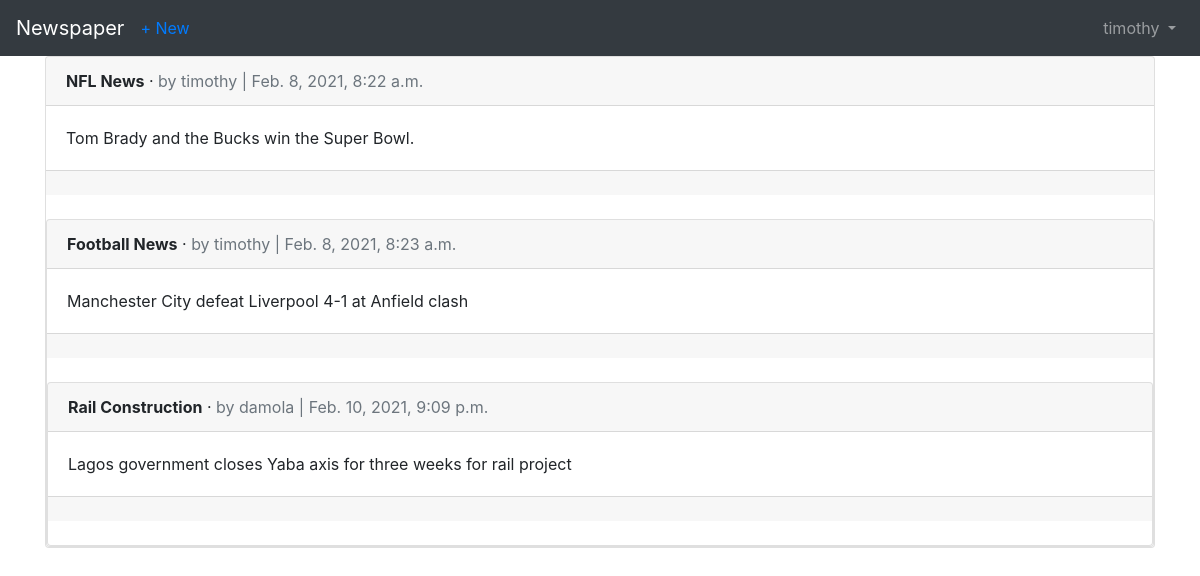
/articles/articles/ (signed in), run on the app's committed database.
### users/models.py (models this page shows)
class CustomUser(AbstractUser):
	age = models.PositiveIntegerField(null=True, blank=True)

### articles/models.py (models this page shows, shortened)
class Article(models.Model):
	title = models.CharField(max_length=255)
	body = models.TextField()
	date = models.DateTimeField(auto_now_add=True)
	author = models.ForeignKey(
		get_user_model(),
		on_delete=models.CASCADE,
		related_name = 'comments',
	)

### articles/views.py (the view)
# urls.py: path('articles/', ArticleListAllView.as_view(), name='article_list_all'),
class ArticleListAllView(LoginRequiredMixin, ListView):
    model = Article
    template_name = 'article_list_all.html'
    login_url = 'login'

### templates/article_list_all.html (shortened to what this page needs)
{% extends 'base.html' %}
{% block content %}
{% for article in object_list %}
<div class="card">
    <div class="card-header">
        <span class="font-weight-bold">{{ article.title }}</span> &middot;
        <span class="text-muted">by {{ article.author }} |
            {{ article.date }}</span>
    </div>
    <div class="card-body">
        {{ article.body }}
    </div>
    <div class="card-footer">
    </div>
    <br />
    {% endfor %}
    {% endblock content %}

### templates/base.html (shortened to what this page needs)
<!DOCTYPE html>
<html>
<head>
  <link rel="stylesheet" href="https://stackpath.bootstrapcdn.com/bootstrap/4.5.0/css/bootstrap.min.css">
</head>
<body>
  <nav class="navbar navbar-expand-lg navbar-dark bg-dark">
    <a class="navbar-brand" href="{% url 'home' %}">Newspaper</a>
    {% if user.is_authenticated %}
      <ul class="navbar-nav mr-auto">
        <li class="nav-item"><a href="{% url 'article_new' %}">+ New</a></li>
      </ul>
    {% endif %}
    <div class="collapse navbar-collapse" id="navbarSupportedContent">
      {% if user.is_authenticated %}
        <ul class="navbar-nav ml-auto">
          <li class="nav-item">
            <a class="nav-link dropdown-toggle" href="#" id="navbarDropdown" role="button" data-toggle="dropdown" aria-haspopup="true" aria-expanded="false">
              {{ user.username }}
            </a>
          </li>
        </ul>
      {% endif %}
    </div>
  </nav>
  <main>
    <div class="container">
      {% block content %}
      {% endblock content %}
    </div>
  </main>
</body>
</html>

### data on the page
CustomUser: username "timothy"
Article: title "NFL News", author "timothy", date "Feb. 8, 2021, 8:22 a.m.", body "Tom Brady and the Bucks win the Super Bowl."
Article: title "Football News", author "timothy", date "Feb. 8, 2021, 8:23 a.m.", body "Manchester City defeat Liverpool 4-1 at Anfield clash"
Article: title "Rail Construction", author "damola", date "Feb. 10, 2021, 9:09 p.m.", body "Lagos government closes Yaba axis for three weeks for rail project"
